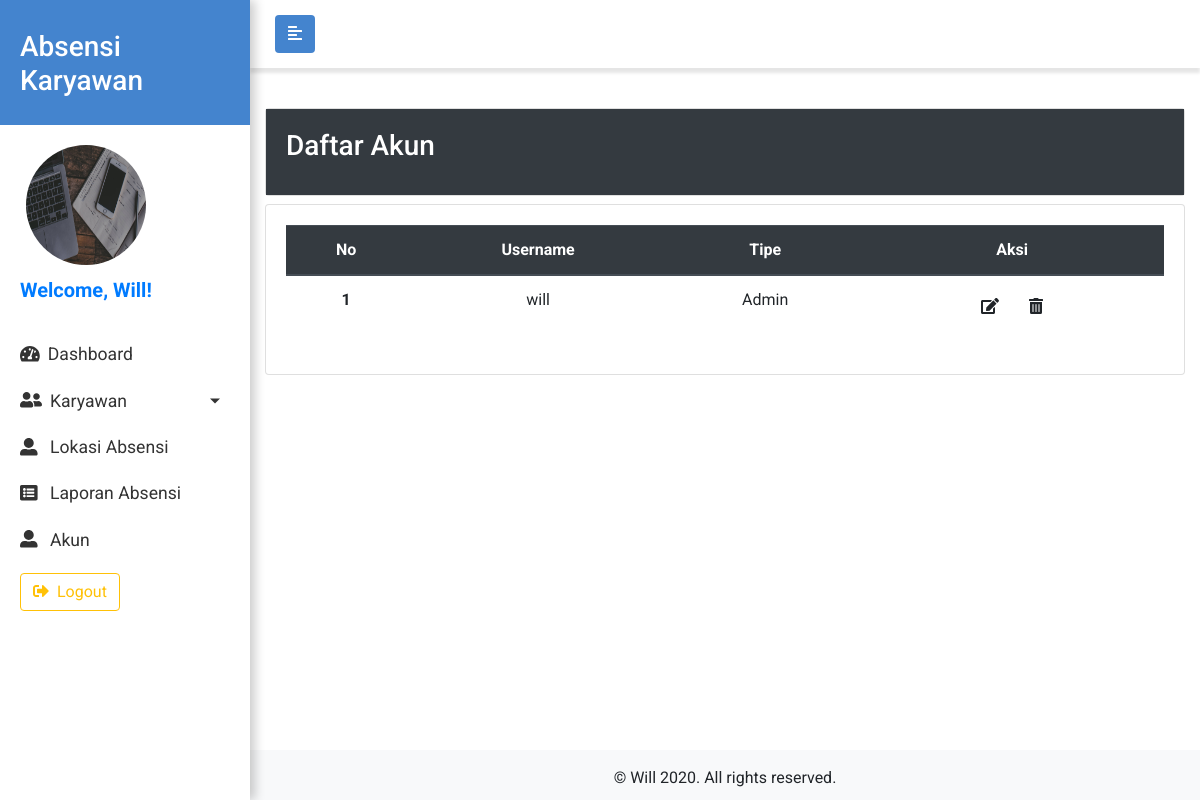
The app's page /admin/index.php?page=akun (signed in) with its own data.
### tables this page shows
CREATE TABLE `karyawan` (
  `id` int(11) NOT NULL,
  `username` varchar(100) NOT NULL,
  `password` varchar(200) NOT NULL,
  `account_type` int(11) NOT NULL,
  `nama` varchar(100) NOT NULL,
  `jenis_kelamin` char(1) NOT NULL,
  `no_telp` varchar(13) NOT NULL,
  `email` varchar(200) NOT NULL,
  `no_ktp` varchar(50) NOT NULL,
  `alamat` varchar(200) NOT NULL,
  `foto` varchar(100) NOT NULL,
  `id_shift` int(11) NOT NULL,
  `id_departemen` int(11) NOT NULL
);

### admin/halaman/akun.php (the view, shortened to what this page needs)
<div class="row">
  <div class="col-12">
    <div class="card" style="width: 100%;">
      <div class="card-body bg-dark text-white">
        <h3 class="card-title">Daftar Akun</h3>
      </div>
    </div>
  </div>
</div>
<div class="row mt-2 mb-5">
  <div class="col-12">
    <div class="card" style="width: 100%;">
      <div class="card-body table-responsive">
        <?php
        $i = 1;
        $data = mysqli_query($koneksi, "SELECT id, username, account_type FROM karyawan");
        ?>
        <table class="table table-hover text-center">
          <thead class="thead-dark">
            <tr>
              <th scope="col">No</th>
              <th scope="col">Username</th>
              <th scope="col">Tipe</th>
              <th scope="col">Aksi</th>
            </tr>
          </thead>
          <tbody>
            <?php
            while ($d = mysqli_fetch_assoc($data)) :
            ?>
              <tr>
                <th scope="row"><?= $i ?></th>
                <td><?= $d["username"] ?></td>
                <td><?php echo ($d["account_type"] == 1 ? "Admin" : "Karyawan")  ?></td>
                <td>
                  <a href="" class="btn edit-btn" data-id="<?php echo $d["id"]; ?>" data-toggle="modal" data-target="#formModal">
                    <i class="fas fa-edit"></i>
                  </a>
                  <a href="" class="btn hapus-btn" data-id="<?php echo $d["id"]; ?>">
                    <i class="fas fa-trash-alt"></i>
                  </a>
                </td>
              </tr>
            <?php
              $i++;
            endwhile;
            ?>
          </tbody>
        </table>
      </div>
    </div>
  </div>
</div>

### admin/index.php (shortened to what this page needs)
<?php
require('../koneksi.php');
if (isset($_GET["page"])) {
  $page = $_GET["page"];
} else {
  $page = "dashboard";
}
$id = $_SESSION["id"];
$nama = $_SESSION["name"];
?>
<!DOCTYPE html>
<html lang="en">
<head>
  <link href="https://stackpath.bootstrapcdn.com/font-awesome/4.7.0/css/font-awesome.min.css" rel="stylesheet">
  <link rel="stylesheet" href="https://stackpath.bootstrapcdn.com/bootstrap/4.4.1/css/bootstrap.min.css">
  <link rel="stylesheet" href="../css/style.css">
  <link rel="stylesheet" href="https://cdnjs.cloudflare.com/ajax/libs/tempusdominus-bootstrap-4/5.0.0-alpha14/css/tempusdominus-bootstrap-4.min.css" />
</head>
<body>
  <div class="wrapper">
    <nav id="sidebar">
      <div class="sidebar-header">
        <h3>Absensi Karyawan</h3>
      </div>
      <ul class="list-unstyled components">
        <?php
        $data = mysqli_query($koneksi, "SELECT foto FROM karyawan WHERE id = $id");
        $d = mysqli_fetch_assoc($data);
        ?>
        <img src="../img/uploaded_img/<?= $d["foto"] ?>" class="rounded-circle ml-3" width="120px" height="120px">
        <p class="lead text-primary font-weight-bold">Welcome, <?php echo $nama; ?>!</p>
        <li class="active">
          <a href="index.php?page=dashboard"> <i class="fas fa-tachometer-alt mr-2"></i>Dashboard</a>
        </li>
        <li class="active">
          <a href="#karyawanSubMenu" data-toggle="collapse" aria-expanded="false" class="dropdown-toggle"> <i class="fas fa-user-friends mr-2"></i>Karyawan</a>
        </li>
        <li>
          <a href="index.php?page=lokasi"><i class="fas fa-user-alt mr-2"></i> Lokasi Absensi</a>
        </li>
        <li>
          <a href="index.php?page=absensi"><i class="fas fa-list-alt mr-2"></i> Laporan Absensi</a>
        </li>
        <li>
          <a href="index.php?page=akun"><i class="fas fa-user-alt mr-2"></i> Akun</a>
        </li>
        <li class="nav-item">
          <a class="nav-link" href="../logout.php">
            <button class="btn btn-outline-warning"><i class="fas fa-sign-out-alt mr-2"></i>Logout</button>
          </a>
        </li>
      </ul>
    </nav>
    <div id="content">
      <nav class="navbar navbar-toggle navbar-expand-lg navbar-light bg-light">
        <div class="container-fluid">
          <button type="button" id="sidebarCollapse" class="btn btn-toggle">
            <i class="fas fa-align-left"></i>
          </button>
        </div>
      </nav>
      <div class="container-fluid">
        <?php
        switch ($page) {
          case "akun":
            include "halaman/akun.php";
            break;
        }
        ?>
      </div>
      <footer class="text-center py-3 bg-light">
        &copy; Will 2020. All rights reserved.
      </footer>
    </div>
  </div>
</body>
</html>

### css/style.css (style rules this page uses)
* { padding: 0; margin: 0; box-sizing: border-box; }
html { position: relative; min-height: 100%; }
body { width: 100%; height: 100%; font-family: 'Roboto', sans-serif; }
a { text-decoration: none !important; color: #333; }
.navbar { background-color: #4484ce !important; color: white; }
footer { position: absolute; left: 0; bottom: 0; height: 50px; width: 100%; overflow: hidden; }
.navbar-toggle { padding: 15px 10px; background: #fff !important; border: none; border-radius: 0; margin-bottom: 40px; box-shadow: 0px 5px 3px rgba(0, 0, 0, 0.1); }
.btn-toggle { background: #4484ce; color: white; }
.wrapper { display: flex; width: 100%; }
#sidebar { width: 250px; position: fixed; top: 0; left: 0; height: 100vh; z-index: 999; background: white; color: white; transition: all 0.3s; box-shadow: 5px 0px 10px rgba(0, 0, 0, 0.2); }
#sidebar .sidebar-header { padding: 30px 20px 20px 20px; background: #4484ce; }
#sidebar ul.components { padding: 20px 10px; }
#sidebar ul p { color: #fff; padding: 10px; }
#sidebar ul li a { padding: 10px; font-size: 1.1em; display: block; }
#sidebar ul li.active>a, a[aria-expanded="true"] { color: #333; background: white; }
a[data-toggle="collapse"] { position: relative; }
.dropdown-toggle::after { display: block; position: absolute; top: 50%; right: 20px; transform: translateY(-50%); }
#content { width: calc(100% - 250px); min-height: 100vh; transition: all 0.3s; position: absolute; top: 0; right: 0; }

### records on screen
karyawan: foto (picture), username "will", account_type "Admin"

### other values on screen
$nama "Will"
